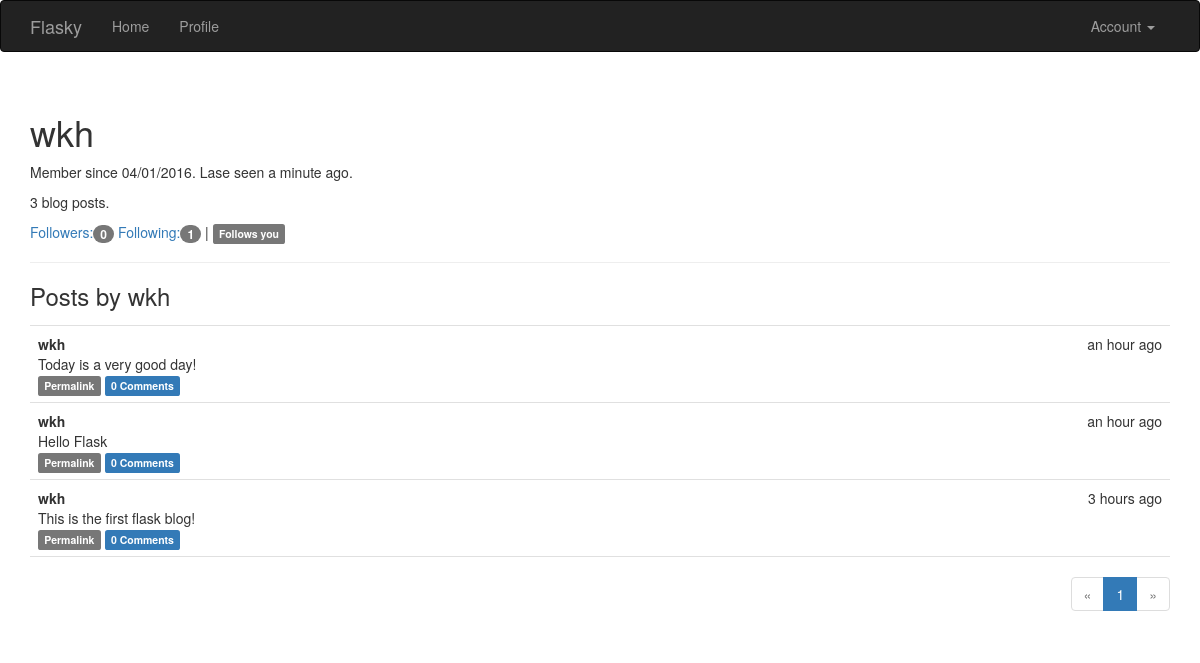
The page /user/wkh (signed in) on the database its author committed.
### app/models.py (models this page shows, shortened)
class User(UserMixin, db.Model):
    __tablename__ = 'users'
    id = db.Column(db.Integer, primary_key=True)
    username = db.Column(db.String(64), unique=True, index=True)
    email = db.Column(db.String(64), unique=True, index=True)
    role_id = db.Column(db.Integer, db.ForeignKey('roles.id'))
    password_hash = db.Column(db.String(128))
    posts = db.relationship('Post', backref='author', lazy='dynamic')
    comments = db.relationship('Comment', backref='author', lazy='dynamic')
    name = db.Column(db.String(64))
    location = db.Column(db.String(64))
    about_me = db.Column(db.Text())
    member_since = db.Column(db.DateTime(), default=datetime.utcnow)
    last_seen = db.Column(db.DateTime(), default=datetime.utcnow)
    followed = db.relationship('Follow',                   #当前用户关注的人
                               foreign_keys=[Follow.follower_id],
                               backref=db.backref('follower', lazy='joined'),
                               lazy='dynamic',
                               cascade='all, delete-orphan')
    followers=db.relationship('Follow',                   #关注当前用户的人
                              foreign_keys=[Follow.followed_id],
                              backref=db.backref('followed', lazy='joined'),
                              lazy='dynamic',
                              cascade='all, delete-orphan')
    @property
    def password(self):
        raise AttributeError('password is not a readable attribute')
    def ping(self):
        self.last_seen = datetime.utcnow()
        db.session.add(self)
    def can(self, permissions):
        return self.role is not None and \
               (self.role.permissions & permissions) == permissions
    def is_administrator(self):
        return self.can(Permission.ADMINISTER)
    def is_following(self, user):
        return self.followed.filter_by(
            followed_id=user.id).first() is not None

class Post(db.Model):
    __tablename__ = 'posts'
    id = db.Column(db.Integer, primary_key=True)
    body = db.Column(db.Text)
    timestamp = db.Column(db.DateTime, index=True, default=datetime.utcnow)
    author_id = db.Column(db.Integer, db.ForeignKey('users.id'))
    comments = db.relationship('Comment', backref='post', lazy='dynamic')

### app/main/views.py (the view)
@main.route('/user/<username>')
def user(username):
    user = User.query.filter_by(username=username).first_or_404()
    page = request.args.get('page', 1, type=int)
    pagination = user.posts.order_by(Post.timestamp.desc()).paginate(
        page, per_page=5, error_out=False)
    posts = pagination.items
    return render_template('user.html', user=user, posts=posts,
                           pagination=pagination)

### app/auth/views.py (called while the page is built)
@auth.before_app_request
def before_request():
    if current_user.is_authenticated:
        current_user.ping()

### app/main/__init__.py (called while the page is built)
@main.app_context_processor
def inject_permissions():
    return dict(Permission=Permission)

### app/models.py (called while the page is built)
@login_manager.user_loader
def load_user(user_id):
    return User.query.get(int(user_id))

### app/templates/user.html (shortened to what this page needs)
{% extends "base.html" %}
{% import "_macros.html" as macros %}
{% block page_content %}
<div class="page-header">
    <div class="profile-header">
        <h1>{{ user.username }}</h1>
        <p>
            Member since {{ moment(user.member_since).format('L') }}.
            Lase seen {{ moment(user.last_seen).fromNow() }}.
        </p>
        <p>{{ user.posts.count() }} blog posts.</p>
        <p>
        <a href="{{ url_for('.followers',username=user.username) }}">
            Followers:<span class="badge">{{ user.followers.count() }}</span>
        </a>
        <a>
            Following:<span class="badge">{{ user.followed.count() }}</span>
        </a>
        {% if current_user.is_authenticated and user != current_user and
            user.is_following(current_user) %}
        | <span class="label label-default">Follows you</span>
        {% endif %}
        </p>
    </div>
</div>
<h3>Posts by {{ user.username }}</h3>
{% include '_posts.html' %}
{% if pagination %}
<div class="pagination">
    {{ macros.pagination_widget(pagination, '.user', username=user.usename) }}
</div>
{% endif %}
{% endblock %}

### app/templates/_posts.html (shortened to what this page needs)
<ul class="posts">
    {% for post in posts %}
    <li class="post">
        <div>
            <div class="post-date">{{ moment(post.timestamp).fromNow() }}</div>
            <div class="post-author">{{ post.author.username }}</div>
            <div class="post-body">{{ post.body }}</div>
            <div>
                <a href="{{ url_for('.post', id=post.id) }}">
                    <span class="label label-default">Permalink</span>
                </a>
                <a href="{{ url_for('.post', id=post.id) }}#comments">
                    <span class="label label-primary">{{ post.comments.count() }} Comments</span>
                </a>
            </div>
        </div>
    </li>
    {% endfor %}
</ul>

### app/static/styles.css (style rules this page uses)
.profile-header { min-height: 0px; margin-left: 0px; }
ul.posts { list-style-type:none; padding: 0px; margin:16px 0px 0px 0px; border-top: 1px solid #e0e0e0; }
ul.posts li.post { padding: 8px; border-bottom: 1px solid #e0e0e0; }
div.post-date { float: right; }
div.post-author { font-weight: bold; }
div.pagination { width: 100%; text-align: right; padding: 0px; margin: 0px; }

### rows shown on the page
User: username "wkh", member_since "04/01/2016", last_seen "a minute ago"
Post: timestamp "an hour ago", author.username "wkh", body "Today is a very good day!", comments.count "0"
Post: timestamp "an hour ago", author.username "wkh", body "Hello Flask", comments.count "0"
Post: timestamp "3 hours ago", author.username "wkh", body "This is the first flask blog!", comments.count "0"

### other values the page prints
{{ user.posts.count() }} "3"
{{ user.followers.count() }} "0"
{{ user.followed.count() }} "1"
{{ p }} "1"
